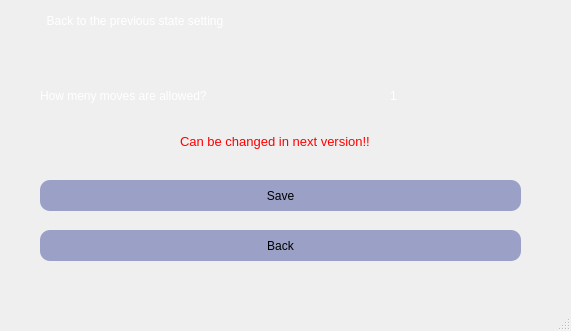
<?xml version="1.0" encoding="UTF-8"?>
<ui version="4.0">
 <class>backstate</class>
 <widget class="QMainWindow" name="backstate">
  <property name="geometry">
   <rect>
    <x>0</x>
    <y>0</y>
    <width>571</width>
    <height>331</height>
   </rect>
  </property>
  <property name="windowTitle">
   <string>MainWindow</string>
  </property>
  <property name="styleSheet">
   <string notr="true">background-color: #0a0e1a;

QLabel
{
   font: 17pt &quot;Cooper Black&quot;;
   color : rgb(255, 255, 255);
}

QPushButton
{
font: 11pt &quot;Calibri Light&quot;;
background-color : #9aa0c6;
color : rgb(0, 0, 0);
padding : 5px;
border-radius : 10px;
}
QPushButton:hover
{
color : rgb(0, 0, 0);
background-color:rgb(255,255,255);

}

QLineEdit
{
	font: 19pt &quot;MV Boli&quot;;
}
Lable
{
   font: 40pt &quot;Viner Hand ITC&quot;;
}
</string>
  </property>
  <widget class="QWidget" name="centralwidget">
   <widget class="QLabel" name="label">
    <property name="geometry">
     <rect>
      <x>10</x>
      <y>0</y>
      <width>551</width>
      <height>41</height>
     </rect>
    </property>
    <property name="styleSheet">
     <string notr="true">
font: 17pt &quot;Cooper Black&quot;;
color : rgb(255, 255, 255);</string>
    </property>
    <property name="text">
     <string>           Back to the previous state setting</string>
    </property>
   </widget>
   <widget class="QLabel" name="label_2">
    <property name="geometry">
     <rect>
      <x>40</x>
      <y>80</y>
      <width>331</width>
      <height>31</height>
     </rect>
    </property>
    <property name="styleSheet">
     <string notr="true">
font: 15pt &quot;Cooper Black&quot;;
color : rgb(255, 255, 255);</string>
    </property>
    <property name="text">
     <string>How meny moves are allowed?</string>
    </property>
   </widget>
   <widget class="QLabel" name="label_3">
    <property name="geometry">
     <rect>
      <x>390</x>
      <y>80</y>
      <width>141</width>
      <height>31</height>
     </rect>
    </property>
    <property name="styleSheet">
     <string notr="true">
font: 15pt &quot;Cooper Black&quot;;
color : rgb(255, 255, 255);</string>
    </property>
    <property name="text">
     <string>1</string>
    </property>
   </widget>
   <widget class="QPushButton" name="save">
    <property name="geometry">
     <rect>
      <x>40</x>
      <y>180</y>
      <width>481</width>
      <height>31</height>
     </rect>
    </property>
    <property name="styleSheet">
     <string notr="true">QPushButton
{
font: 11pt &quot;Calibri Light&quot;;
background-color : #9aa0c6;
color : rgb(0, 0, 0);
padding : 5px;
border-radius : 10px;
}
QPushButton:hover
{
color : rgb(0, 0, 0);
background-color:rgb(255,255,255);

}
</string>
    </property>
    <property name="text">
     <string>Save</string>
    </property>
   </widget>
   <widget class="QPushButton" name="back">
    <property name="geometry">
     <rect>
      <x>40</x>
      <y>230</y>
      <width>481</width>
      <height>31</height>
     </rect>
    </property>
    <property name="styleSheet">
     <string notr="true">QPushButton
{
font: 11pt &quot;Calibri Light&quot;;
background-color : #9aa0c6;
color : rgb(0, 0, 0);
padding : 5px;
border-radius : 10px;
}
QPushButton:hover
{
color : rgb(0, 0, 0);
background-color:rgb(255,255,255);

}
</string>
    </property>
    <property name="text">
     <string>Back</string>
    </property>
   </widget>
   <widget class="QLabel" name="label_4">
    <property name="geometry">
     <rect>
      <x>180</x>
      <y>130</y>
      <width>201</width>
      <height>22</height>
     </rect>
    </property>
    <property name="styleSheet">
     <string notr="true">font: 10pt;
color: rgb(255, 0, 0);
</string>
    </property>
    <property name="text">
     <string>Can be changed in next version!!</string>
    </property>
   </widget>
  </widget>
  <widget class="QMenuBar" name="menubar">
   <property name="geometry">
    <rect>
     <x>0</x>
     <y>0</y>
     <width>571</width>
     <height>21</height>
    </rect>
   </property>
  </widget>
  <widget class="QStatusBar" name="statusbar"/>
 </widget>
 <resources/>
 <connections/>
</ui>
